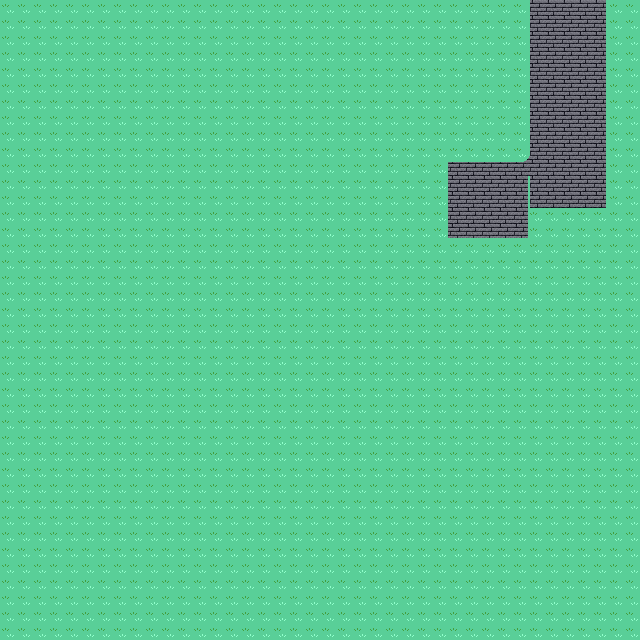

Tiled map render using the project's own tile images. Description and the whole map definition, tile-layer contents included, below:
An orthogonal 40x40 tile map with 16x16 px tiles, 1 tile layer (Tile Layer 1), 2 tilesets.

<map version="1.0" tiledversion="2017.07.25" orientation="orthogonal" renderorder="right-down" width="40" height="40" tilewidth="16" tileheight="16" nextobjectid="1">
 <tileset firstgid="1" name="Stone_Brick_to_Grass" tilewidth="16" tileheight="16" tilecount="36" columns="6">
  <image source="Game/Tiles/Outside/Stone_Brick/Stone_Brick_to_Grass/Stone_Brick_to_Grass.png" width="96" height="96" />
 </tileset>
 <tileset firstgid="37" name="Stone_Brick_Curves" tilewidth="16" tileheight="16" tilecount="72" columns="6">
  <image source="Game/Tiles/Outside/Stone_Brick/Stone_Brick_Curves/Stone_Brick_Curves.png" width="96" height="192" />
 </tileset>
 <layer name="Tile Layer 1" width="40" height="40">
  <data encoding="csv">
11,11,11,11,11,11,11,11,11,11,11,11,11,11,11,11,11,11,11,11,11,11,11,11,11,11,11,11,11,11,11,11,11,7,8,8,8,9,11,11,
11,11,11,11,11,11,11,11,11,11,11,11,11,11,11,11,11,11,11,11,11,11,11,11,11,11,11,11,11,11,11,11,11,7,8,8,8,9,11,11,
11,11,11,11,11,11,11,11,11,11,11,11,11,11,11,11,11,11,11,11,11,11,11,11,11,11,11,11,11,11,11,11,11,7,8,8,8,9,11,11,
11,11,11,11,11,11,11,11,11,11,11,11,11,11,11,11,11,11,11,11,11,11,11,11,11,11,11,11,11,11,11,11,11,7,8,8,8,9,11,11,
11,11,11,11,11,11,11,11,11,11,11,11,11,11,11,11,11,11,11,11,11,11,11,11,11,11,11,11,11,11,11,11,11,7,8,8,8,9,11,11,
11,11,11,11,11,11,11,11,11,11,11,11,11,11,11,11,11,11,11,11,11,11,11,11,11,11,11,11,11,11,11,11,11,7,8,8,8,9,11,11,
11,11,11,11,11,11,11,11,11,11,11,11,11,11,11,11,11,11,11,11,11,11,11,11,11,11,11,11,11,11,11,11,11,7,8,8,8,9,11,11,
11,11,11,11,11,11,11,11,11,11,11,11,11,11,11,11,11,11,11,11,11,11,11,11,11,11,11,11,11,11,11,11,11,7,8,8,8,9,11,11,
11,11,11,11,11,11,11,11,11,11,11,11,11,11,11,11,11,11,11,11,11,11,11,11,11,11,11,11,11,11,11,11,11,7,8,8,8,9,11,11,
11,11,11,11,11,11,11,11,11,11,11,11,11,11,11,11,11,11,11,11,11,11,11,11,11,11,11,11,11,11,11,11,37,38,8,8,8,9,11,11,
11,11,11,11,11,11,11,11,11,11,11,11,11,11,11,11,11,11,11,11,11,11,11,11,11,11,11,11,2,2,2,2,43,44,8,8,8,9,11,11,
11,11,11,11,11,11,11,11,11,11,11,11,11,11,11,11,11,11,11,11,11,11,11,11,11,11,11,11,8,8,8,8,8,7,8,8,8,9,11,11,
11,11,11,11,11,11,11,11,11,11,11,11,11,11,11,11,11,11,11,11,11,11,11,11,11,11,11,11,8,8,8,8,8,7,8,8,8,9,11,11,
11,11,11,11,11,11,11,11,11,11,11,11,11,11,11,11,11,11,11,11,11,11,11,11,11,11,11,11,8,8,8,8,8,11,11,11,11,11,11,11,
11,11,11,11,11,11,11,11,11,11,11,11,11,11,11,11,11,11,11,11,11,11,11,11,11,11,11,11,14,14,14,14,14,11,11,11,11,11,11,11,
11,11,11,11,11,11,11,11,11,11,11,11,11,11,11,11,11,11,11,11,11,11,11,11,11,11,11,11,11,11,11,11,11,11,11,11,11,11,11,11,
11,11,11,11,11,11,11,11,11,11,11,11,11,11,11,11,11,11,11,11,11,11,11,11,11,11,11,11,11,11,11,11,11,11,11,11,11,11,11,11,
11,11,11,11,11,11,11,11,11,11,11,11,11,11,11,11,11,11,11,11,11,11,11,11,11,11,11,11,11,11,11,11,11,11,11,11,11,11,11,11,
11,11,11,11,11,11,11,11,11,11,11,11,11,11,11,11,11,11,11,11,11,11,11,11,11,11,11,11,11,11,11,11,11,11,11,11,11,11,11,11,
11,11,11,11,11,11,11,11,11,11,11,11,11,11,11,11,11,11,11,11,11,11,11,11,11,11,11,11,11,11,11,11,11,11,11,11,11,11,11,11,
11,11,11,11,11,11,11,11,11,11,11,11,11,11,11,11,11,11,11,11,11,11,11,11,11,11,11,11,11,11,11,11,11,11,11,11,11,11,11,11,
11,11,11,11,11,11,11,11,11,11,11,11,11,11,11,11,11,11,11,11,11,11,11,11,11,11,11,11,11,11,11,11,11,11,11,11,11,11,11,11,
11,11,11,11,11,11,11,11,11,11,11,11,11,11,11,11,11,11,11,11,11,11,11,11,11,11,11,11,11,11,11,11,11,11,11,11,11,11,11,11,
11,11,11,11,11,11,11,11,11,11,11,11,11,11,11,11,11,11,11,11,11,11,11,11,11,11,11,11,11,11,11,11,11,11,11,11,11,11,11,11,
11,11,11,11,11,11,11,11,11,11,11,11,11,11,11,11,11,11,11,11,11,11,11,11,11,11,11,11,11,11,11,11,11,11,11,11,11,11,11,11,
11,11,11,11,11,11,11,11,11,11,11,11,11,11,11,11,11,11,11,11,11,11,11,11,11,11,11,11,11,11,11,11,11,11,11,11,11,11,11,11,
11,11,11,11,11,11,11,11,11,11,11,11,11,11,11,11,11,11,11,11,11,11,11,11,11,11,11,11,11,11,11,11,11,11,11,11,11,11,11,11,
11,11,11,11,11,11,11,11,11,11,11,11,11,11,11,11,11,11,11,11,11,11,11,11,11,11,11,11,11,11,11,11,11,11,11,11,11,11,11,11,
11,11,11,11,11,11,11,11,11,11,11,11,11,11,11,11,11,11,11,11,11,11,11,11,11,11,11,11,11,11,11,11,11,11,11,11,11,11,11,11,
11,11,11,11,11,11,11,11,11,11,11,11,11,11,11,11,11,11,11,11,11,11,11,11,11,11,11,11,11,11,11,11,11,11,11,11,11,11,11,11,
11,11,11,11,11,11,11,11,11,11,11,11,11,11,11,11,11,11,11,11,11,11,11,11,11,11,11,11,11,11,11,11,11,11,11,11,11,11,11,11,
11,11,11,11,11,11,11,11,11,11,11,11,11,11,11,11,11,11,11,11,11,11,11,11,11,11,11,11,11,11,11,11,11,11,11,11,11,11,11,11,
11,11,11,11,11,11,11,11,11,11,11,11,11,11,11,11,11,11,11,11,11,11,11,11,11,11,11,11,11,11,11,11,11,11,11,11,11,11,11,11,
11,11,11,11,11,11,11,11,11,11,11,11,11,11,11,11,11,11,11,11,11,11,11,11,11,11,11,11,11,11,11,11,11,11,11,11,11,11,11,11,
11,11,11,11,11,11,11,11,11,11,11,11,11,11,11,11,11,11,11,11,11,11,11,11,11,11,11,11,11,11,11,11,11,11,11,11,11,11,11,11,
11,11,11,11,11,11,11,11,11,11,11,11,11,11,11,11,11,11,11,11,11,11,11,11,11,11,11,11,11,11,11,11,11,11,11,11,11,11,11,11,
11,11,11,11,11,11,11,11,11,11,11,11,11,11,11,11,11,11,11,11,11,11,11,11,11,11,11,11,11,11,11,11,11,11,11,11,11,11,11,11,
11,11,11,11,11,11,11,11,11,11,11,11,11,11,11,11,11,11,11,11,11,11,11,11,11,11,11,11,11,11,11,11,11,11,11,11,11,11,11,11,
11,11,11,11,11,11,11,11,11,11,11,11,11,11,11,11,11,11,11,11,11,11,11,11,11,11,11,11,11,11,11,11,11,11,11,11,11,11,11,11,
11,11,11,11,11,11,11,11,11,11,11,11,11,11,11,11,11,11,11,11,11,11,11,11,11,11,11,11,11,11,11,11,11,11,11,11,11,11,11,11
</data>
 </layer>
</map>
